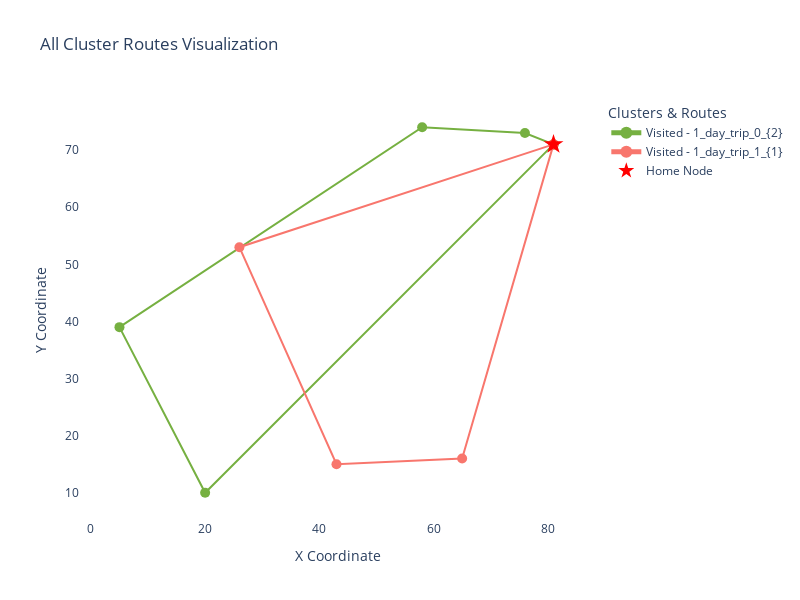
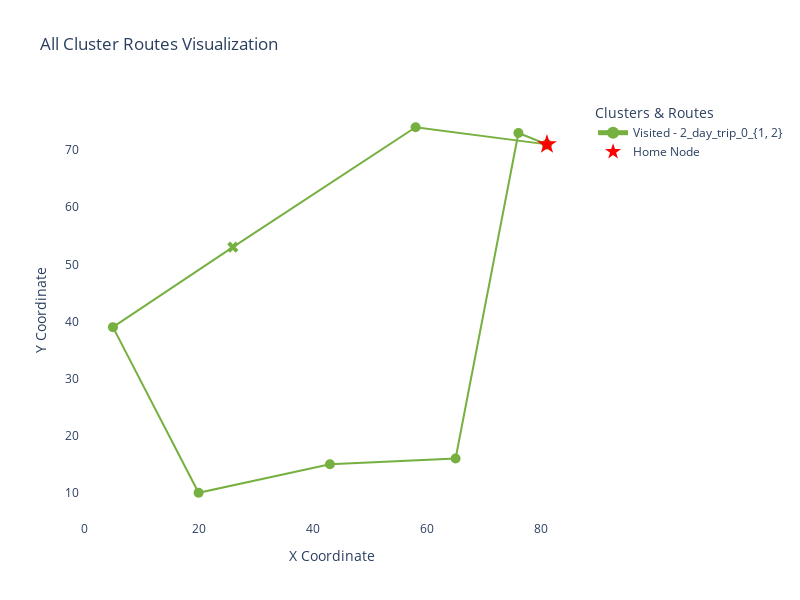

Notebook cell for these charts, in order:
### Markdown cell above
# 7. Routing

### Code cell
# Main
start_time = time.time()

updated_options_df, figs, routes, updated_nodes_df = solve(options_df, nodes_df, time_matrix, slack, work_schedule, fix_app_margin, time_limit, lunch_duration, first_algorithm, second_algorithm, GlobalSpanCostCoefficient, min_distance_overnight, start_node, num_nodes_metric_coef, spread_metric_coef, num_fixed_metric_coef, doubling_exp, cluster_sizes_below_1, verbose=False, visual=1, restrictive=False)

end_time = time.time()
duration = end_time - start_time

# Define best option automatically
max_app_cons = updated_options_df['fixed_app_cons'].max()
best_solutions = updated_options_df[updated_options_df['fixed_app_cons'] == max_app_cons]
best_solutions['num_nodes_cons'] -= best_solutions['n_overnight_trips'] * overnight_cost
best_solution = best_solutions['num_nodes_cons'].idxmax()
best_option_df = updated_options_df.iloc[best_solution]

### Figure 1 — Plotly figure (JSON) as saved in the notebook; plotly's stock layout.template omitted (floating-point values rounded to 4 significant figures)
{"data": [{"hoverinfo": "text", "hovertext": ["Node: 0<br>Time: 08:00 (day 1)<br>Priority: 2500.00<br>Days: [1, 2, 3, 4, 5, 6, 7]<br>Time Window: [['07:00 (day 1)', '19:00 (day 1)']]<br>On site time: 0<br>", "Node: 62<br>Time: 09:26 (day 1)<br>Priority: 2500.00<br>Days: [2, 3, 4, 5, 7]<br>Time Window: [['08:00 (day 1)', '15:02 (day 1)']]<br>On site time: 32<br>", "Node: 63<br>Time: 10:30 (day 1)<br>Priority: 2500.00<br>Days: [2, 4, 5, 6, 7]<br>Time Window: [['09:00 (day 1)', '16:08 (day 1)']]<br>On site time: 30<br>", "Node: 57<br>Time: 12:33 (day 1)<br>Priority: 2500.00<br>Days: [1, 2, 4, 6, 7]<br>Time Window: [['08:00 (day 1)', '16:52 (day 1)']]<br>On site time: 45<br>", "Node: 54<br>Time: 13:36 (day 1)<br>Priority: 2500.00<br>Days: [2, 3, 5, 6, 7]<br>Time Window: [['09:00 (day 1)', '17:07 (day 1)']]<br>On site time: 48<br>", "Node: 0<br>Time: 14:29 (day 1)<br>Priority: 2500.00<br>Days: [1, 2, 3, 4, 5, 6, 7]<br>Time Window: [['07:00 (day 1)', '19:00 (day 1)']]<br>On site time: 0<br>"], "line": {"color": "#76B041", "width": 2}, "marker": {"color": ["#76B041", "#76B041", "#76B041", "#76B041", "#76B041", "#76B041"], "size": 10, "symbol": "circle"}, "mode": "lines+markers", "name": "Visited - 1_day_trip_0_{2}", "type": "scatter", "x": [81, 20, 5, 58, 76, 81], "y": [71, 10, 39, 74, 73, 71]}, {"hoverinfo": "text", "hovertext": ["Node: 0<br>Time: 08:03 (day 1)<br>Priority: 2500.00<br>Days: [1, 2, 3, 4, 5, 6, 7]<br>Time Window: [['07:00 (day 1)', '19:00 (day 1)']]<br>On site time: 0<br>", "Node: 56<br>Time: 09:00 (day 1)<br>Priority: 2500.00<br>Days: [1, 2, 3, 6, 7]<br>Time Window: [['09:00 (day 1)', '17:09 (day 1)']]<br>On site time: 54<br>", "Node: 59<br>Time: 10:16 (day 1)<br>Priority: 2500.00<br>Days: [1, 2, 3, 4, 7]<br>Time Window: [['09:00 (day 1)', '16:16 (day 1)']]<br>On site time: 36<br>", "Node: 60<br>Time: 11:33 (day 1)<br>Priority: 2500.00<br>Days: [1, 3, 4, 5, 6]<br>Time Window: [['09:00 (day 1)', '16:11 (day 1)']]<br>On site time: 51<br>", "Node: 0<br>Time: 13:51 (day 1)<br>Priority: 2500.00<br>Days: [1, 2, 3, 4, 5, 6, 7]<br>Time Window: [['07:00 (day 1)', '19:00 (day 1)']]<br>On site time: 0<br>"], "line": {"color": "#F8766D", "width": 2}, "marker": {"color": ["#F8766D", "#F8766D", "#F8766D", "#F8766D", "#F8766D"], "size": 10, "symbol": "circle"}, "mode": "lines+markers", "name": "Visited - 1_day_trip_1_{1}", "type": "scatter", "x": [81, 65, 43, 26, 81], "y": [71, 16, 15, 53, 71]}, {"hoverinfo": "text", "hovertext": "Home: Node 0<br>X: 81<br>Y: 71", "marker": {"color": "red", "size": 15, "symbol": "star"}, "mode": "markers", "name": "Home Node", "type": "scatter", "x": [81], "y": [71]}], "layout": {"height": 600, "hovermode": "closest", "legend": {"itemsizing": "constant", "title": {"text": "Clusters & Routes"}}, "plot_bgcolor": "white", "title": {"text": "All Cluster Routes Visualization"}, "width": 800, "xaxis": {"title": {"text": "X Coordinate"}}, "yaxis": {"scaleanchor": "x", "scaleratio": 1, "title": {"text": "Y Coordinate"}}}}

### Figure 2 — Plotly figure (JSON) as saved in the notebook; plotly's stock layout.template omitted (floating-point values rounded to 4 significant figures)
{"data": [{"hoverinfo": "text", "hovertext": ["Node: 0<br>Time: 14:25 (day 1)<br>Priority: 2500.00<br>Days: [1, 2, 3, 4, 5, 6, 7]<br>Time Window: [['07:00 (day 1)', '19:00 (day 1)'], ['08:00 (day 2)', '18:00 (day 2)']]<br>On site time: 0<br>", "Node: 57<br>Time: 14:48 (day 1)<br>Priority: 2500.00<br>Days: [1, 2, 4, 6, 7]<br>Time Window: [['09:00 (day 1)', '17:52 (day 1)'], ['08:00 (day 2)', '16:52 (day 2)']]<br>On site time: 45<br>", "Node: 60<br>Time: 16:11 (day 1)<br>Priority: 2500.00<br>Days: [1, 3, 4, 5, 6]<br>Time Window: [['09:00 (day 1)', '16:11 (day 1)']]<br>On site time: 51<br>", "Node: 63<br>Time: 09:01 (day 2)<br>Priority: 2500.00<br>Days: [2, 4, 5, 6, 7]<br>Time Window: [['09:00 (day 2)', '16:08 (day 2)']]<br>On site time: 30<br>", "Node: 62<br>Time: 10:03 (day 2)<br>Priority: 2500.00<br>Days: [2, 3, 4, 5, 7]<br>Time Window: [['08:00 (day 2)', '15:02 (day 2)']]<br>On site time: 32<br>", "Node: 59<br>Time: 10:58 (day 2)<br>Priority: 2500.00<br>Days: [1, 2, 3, 4, 7]<br>Time Window: [['09:00 (day 1)', '16:16 (day 1)'], ['08:00 (day 2)', '16:16 (day 2)']]<br>On site time: 36<br>", "Node: 56<br>Time: 11:56 (day 2)<br>Priority: 2500.00<br>Days: [1, 2, 3, 6, 7]<br>Time Window: [['09:00 (day 1)', '17:09 (day 1)'], ['09:00 (day 2)', '16:09 (day 2)']]<br>On site time: 54<br>", "Node: 54<br>Time: 14:18 (day 2)<br>Priority: 2500.00<br>Days: [2, 3, 5, 6, 7]<br>Time Window: [['09:00 (day 2)', '17:07 (day 2)']]<br>On site time: 48<br>", "Node: 0<br>Time: 15:11 (day 2)<br>Priority: 2500.00<br>Days: [1, 2, 3, 4, 5, 6, 7]<br>Time Window: [['07:00 (day 1)', '19:00 (day 1)'], ['08:00 (day 2)', '18:00 (day 2)']]<br>On site time: 0<br>"], "line": {"color": "#76B041", "width": 2}, "marker": {"color": ["#76B041", "#76B041", "#76B041", "#76B041", "#76B041", "#76B041", "#76B041", "#76B041", "#76B041"], "size": 10, "symbol": ["circle", "circle", "x", "circle", "circle", "circle", "circle", "circle", "circle"]}, "mode": "lines+markers", "name": "Visited - 2_day_trip_0_{1, 2}", "type": "scatter", "x": [81, 58, 26, 5, 20, 43, 65, 76, 81], "y": [71, 74, 53, 39, 10, 15, 16, 73, 71]}, {"hoverinfo": "text", "hovertext": "Home: Node 0<br>X: 81<br>Y: 71", "marker": {"color": "red", "size": 15, "symbol": "star"}, "mode": "markers", "name": "Home Node", "type": "scatter", "x": [81], "y": [71]}], "layout": {"height": 600, "hovermode": "closest", "legend": {"itemsizing": "constant", "title": {"text": "Clusters & Routes"}}, "plot_bgcolor": "white", "title": {"text": "All Cluster Routes Visualization"}, "width": 800, "xaxis": {"title": {"text": "X Coordinate"}}, "yaxis": {"scaleanchor": "x", "scaleratio": 1, "title": {"text": "Y Coordinate"}}}}
